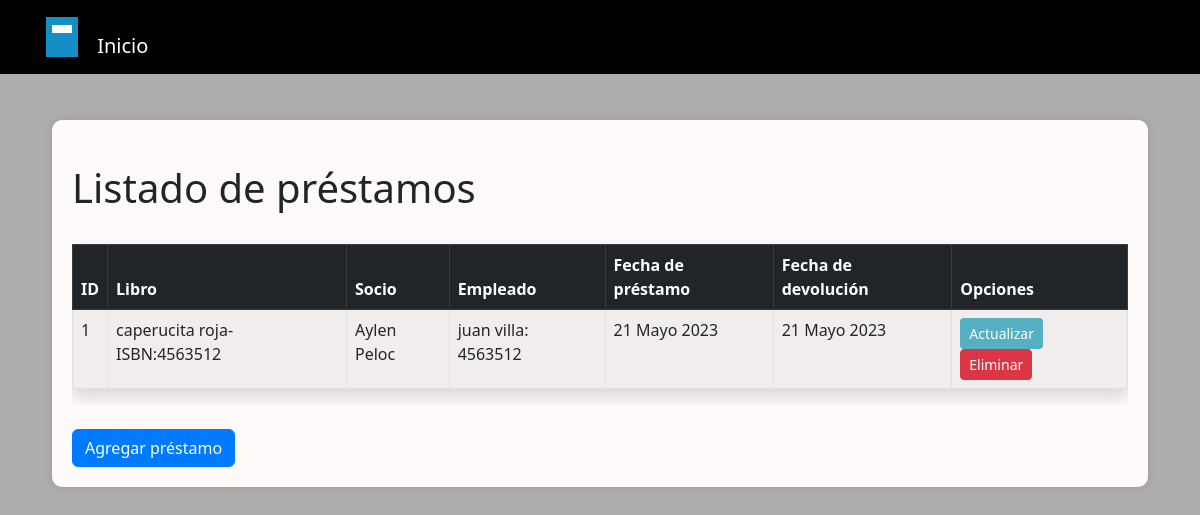
/biblioteca/prestamos/listado/, run on an earlier commit of the app's database.
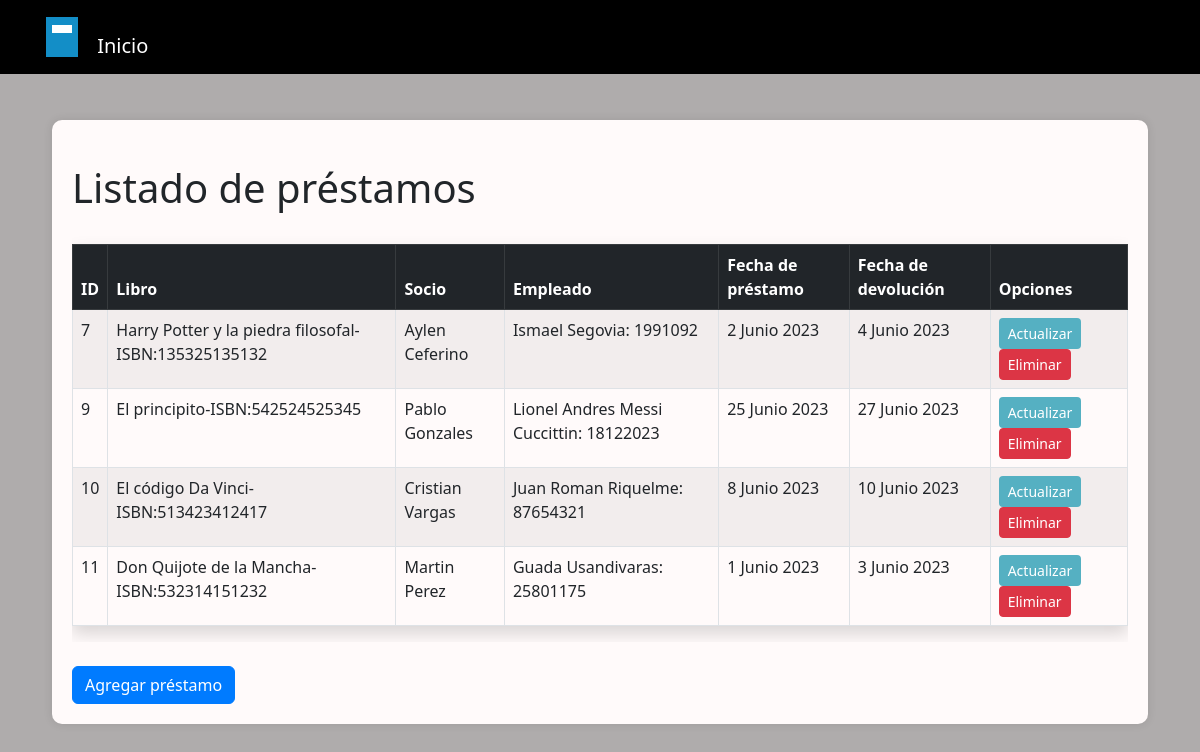
And on a later commit of the database.
### biblioteca/models.py (models this page shows, shortened)
class PrestamoLibro(models.Model):
    fecha_prestamo = models.DateField(default=date.today)
    fecha_devolucion = models.DateField(default=date.today)
    socio = models.ForeignKey('Socio', related_name='socio', on_delete=models.CASCADE)
    empleado = models.ForeignKey('Empleado', related_name='empleado', on_delete=models.CASCADE)
    libro = models.ForeignKey('Libro', related_name='libro', on_delete=models.CASCADE)

class Libro(models.Model):
    titulo = models.CharField(max_length=30)
    descripcion = models.CharField(max_length=255)
    isbn = models.IntegerField()
    autor = models.ForeignKey(Autor,related_name="libros",on_delete=models.CASCADE)
    activo = models.BooleanField(default=True)
    def __str__(self):
        return f"{self.titulo}-ISBN:{self.isbn}"

class Socio(models.Model):
    nombre = models.CharField(max_length=30)
    apellido = models.CharField(max_length=30)
    fecha_nacimiento = models.DateField(null=True, blank=True)
    activo = models.BooleanField(default=True)
    def __str__(self):
        return f"{self.nombre} {self.apellido}"

class Empleado(models.Model):
    nombre = models.CharField(max_length=30)
    apellido = models.CharField(max_length=30)
    numero_legajo = models.CharField(max_length=30)
    activo = models.BooleanField(default=True)
    def __str__(self):
        return f"{self.nombre} {self.apellido}: {self.numero_legajo}"

### biblioteca/views.py (the view)
# urls.py: path('prestamos/listado/',listado_prestamos, name='listado_prestamos'),
def listado_prestamos(request):
    listado_prestamos = PrestamoLibro.objects.all()
    context = {"listado_prestamos" : listado_prestamos}
    return render(request, "biblioteca/listado_prestamos.html", context )

### biblioteca/templates/biblioteca/listado_prestamos.html (shortened to what this page needs)
{% load static %}
<!DOCTYPE html>
<html lang="en">
<head>
  <link rel="stylesheet" href="{% static 'css/bootstrap.min.css' %}">
  <link rel="stylesheet" href="{% static 'css/propios.css' %}">
</head>
<body>
  <nav class="navbar navbar-expand-lg navbar-dark bg-black fixed-top">
    <div class="container">
      <a class="navbar-brand" href="{% url 'pagina_principal' %}">
        <span class="logo-icon"></span>
        Inicio
      </a>
    </div>
  </nav>
  <div class="container ">
    <div class="content-container">
      <h1 class="mt-4">Listado de préstamos</h1>
      <div class="table-responsive">
        <table class="table table-bordered table-striped table-hover mt-4 shadow">
          <thead class="table-dark">
            <tr>
              <th>ID</th>
              <th>Libro</th>
              <th>Socio</th>
              <th>Empleado</th>
              <th>Fecha de préstamo</th>
              <th>Fecha de devolución</th>
              <th>Opciones</th>
            </tr>
          </thead>
          <tbody>
            {% for prestamo in listado_prestamos %}
            <tr>
              <td>{{ prestamo.id }}</td>
              <td>{{ prestamo.libro }}</td>
              <td>{{ prestamo.socio }}</td>
              <td>{{ prestamo.empleado }}</td>
              <td>{{ prestamo.fecha_prestamo }}</td>
              <td>{{ prestamo.fecha_devolucion }}</td>
              <td>
                <a href="{% url 'actualizar_prestamo' prestamo.id %}"
                  class="btn btn-celeste-claro btn-sm">Actualizar</a>
                <a href="{% url 'eliminar_prestamo_libro' prestamo.id %}" class="btn btn-danger btn-sm">Eliminar</a>
              </td>
            </tr>
            {% endfor %}
          </tbody>
        </table>
      </div>
      <br>
      <a href="{% url 'registrar_prestamo' %}" class="btn btn-primary">Agregar préstamo</a>
    </div>
  </div>
</body>
</html>

What changed in the data, as far as the page shows it:
removed PrestamoLibro: id "1", libro "caperucita roja-ISBN:4563512", socio "Aylen Peloc", empleado "juan villa: 4563512", fecha_prestamo "21 Mayo 2023", fecha_devolucion "21 Mayo 2023"
added PrestamoLibro: id "7", libro "Harry Potter y la piedra filosofal-ISBN:135325135132", socio "Aylen Ceferino", empleado "Ismael Segovia: 1991092", fecha_prestamo "2 Junio 2023", fecha_devolucion "4 Junio 2023"
added PrestamoLibro: id "9", libro "El principito-ISBN:542524525345", socio "Pablo Gonzales", empleado "Lionel Andres Messi Cuccittin: 18122023", fecha_prestamo "25 Junio 2023", fecha_devolucion "27 Junio 2023"
added PrestamoLibro: id "10", libro "El código Da Vinci-ISBN:513423412417", socio "Cristian Vargas", empleado "Juan Roman Riquelme: 87654321", fecha_prestamo "8 Junio 2023", fecha_devolucion "10 Junio 2023"
added PrestamoLibro: id "11", libro "Don Quijote de la Mancha-ISBN:532314151232", socio "Martin Perez", empleado "Guada Usandivaras: 25801175", fecha_prestamo "1 Junio 2023", fecha_devolucion "3 Junio 2023"
